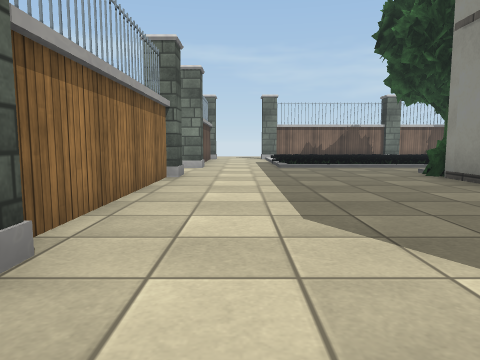
[1] (above)

24 first-person views from a walk through a scene from a Unity 3-D project. The camera is 0.72 m above the floor, tilts 6° down and sees 70° across. The floor is counted in squares, 1 m on a side. Each view is taken from the middle of a square. On the plan, view 1 faces up. The plan holds only what a view shows up to about 11 squares ahead; the rest is blank. The place goes on beyond the plan. Some surface patterns are stand-ins.

[2]
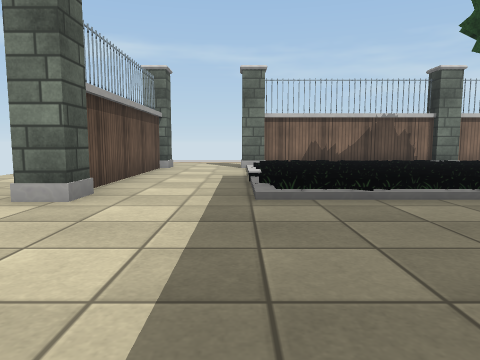

[3]
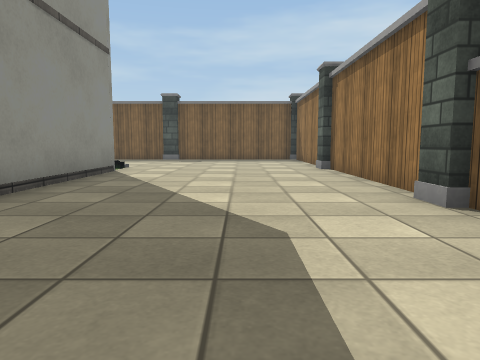

[4]
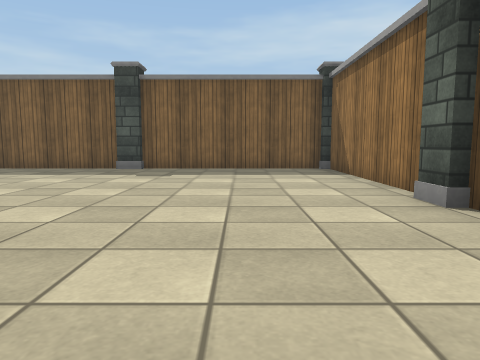

[5]
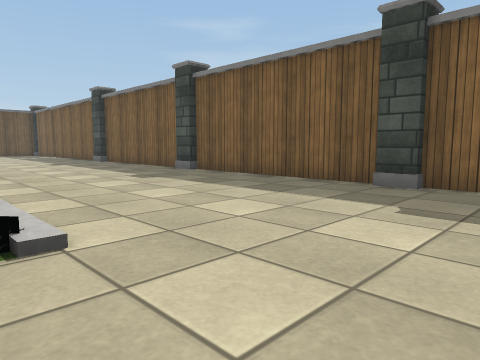

[6]
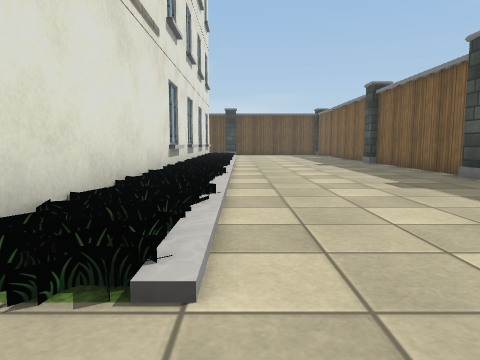

[7]
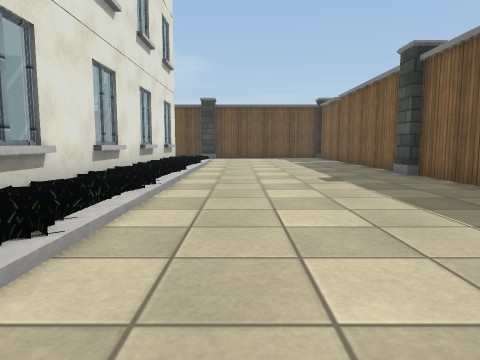

[8]
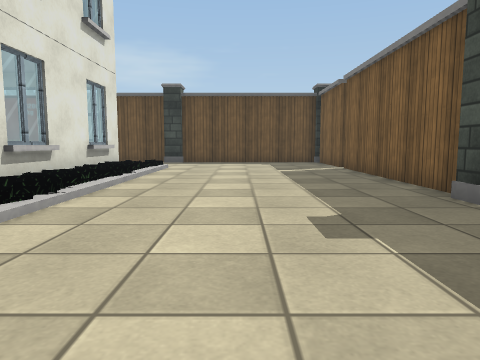

[9]
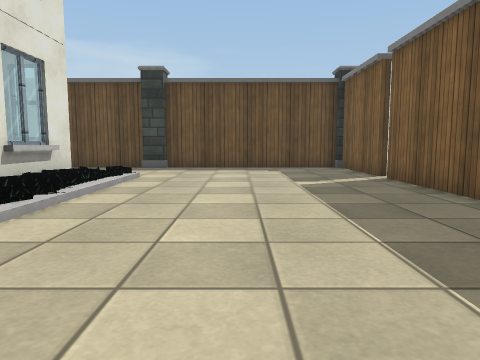

[10]
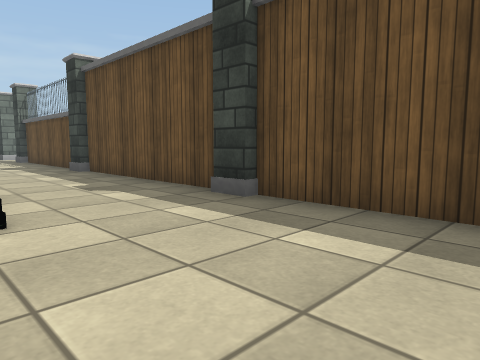

[11]
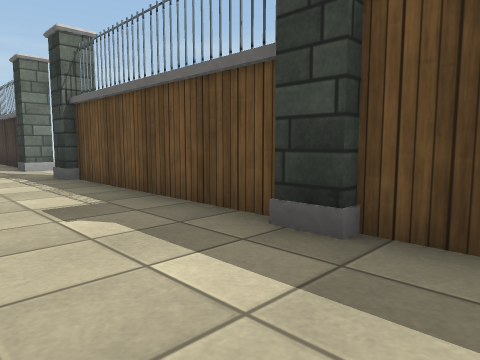

[12]
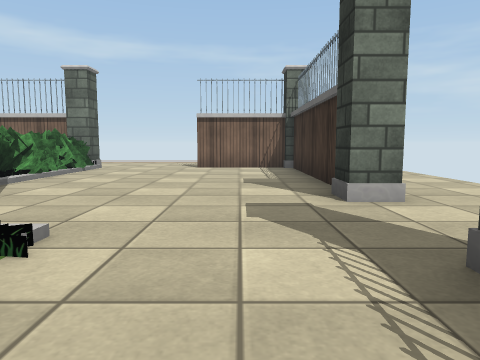

[13]
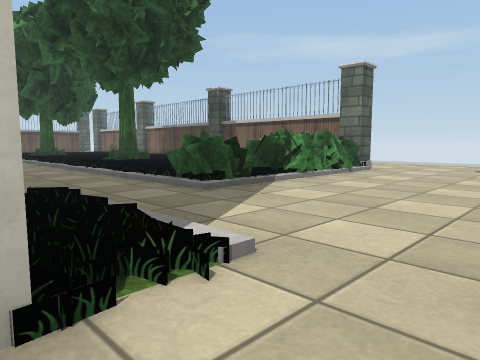

[14]
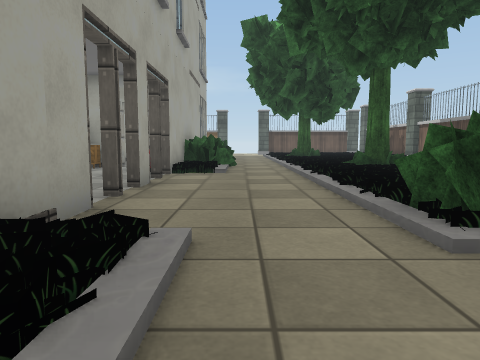

[15]
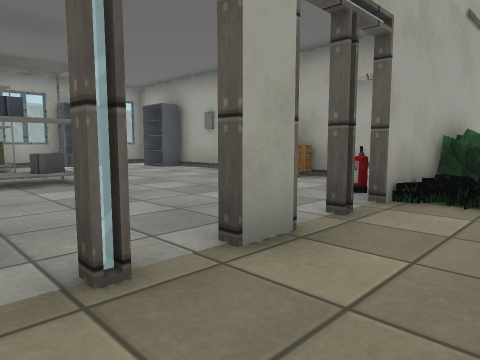

[16]
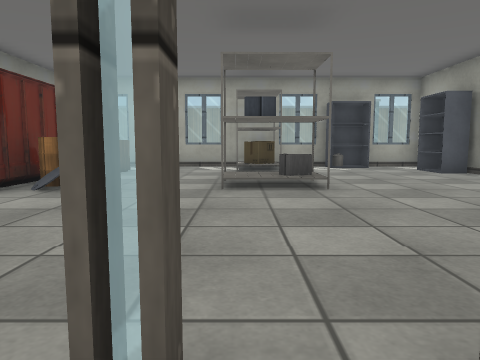

[17]
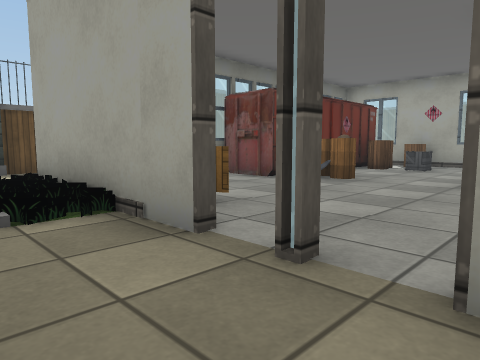

[18]
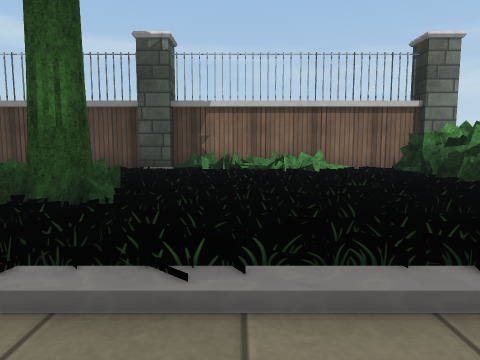

[19]
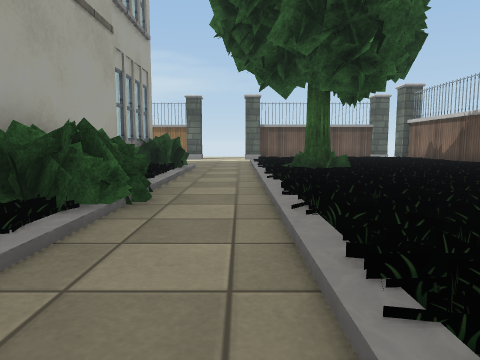

[20]
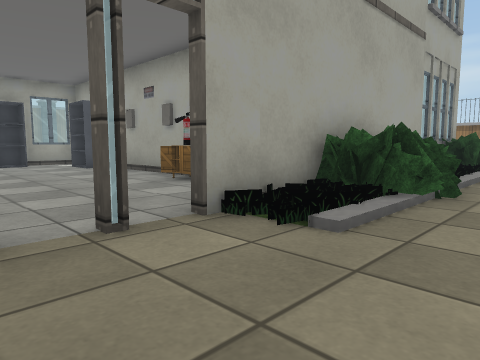

[21]
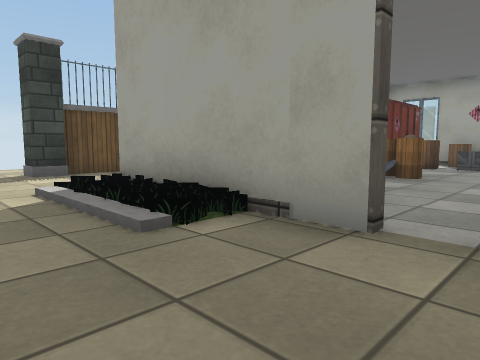

[22]
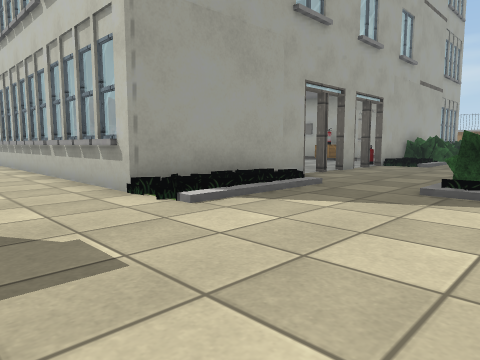

[23]
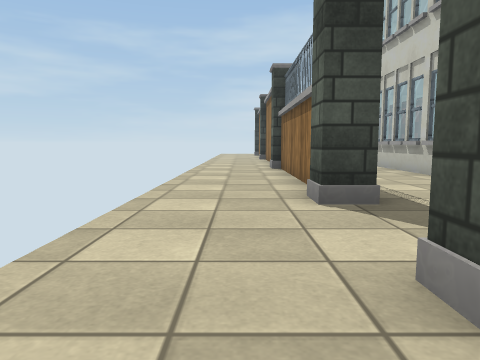

[24]
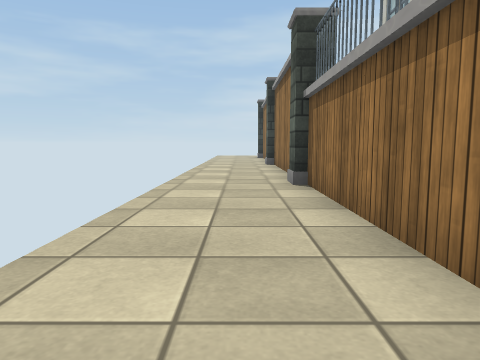

### Floor plan
Key: @ floor where view 1 was taken; # wall or solid block; x gap in a wall; . main floor; : floor 0.2 m higher than the main floor; / step, stairs or slope; T tree; P pillar; F fence; R rack; B bush; E fire extinguisher; A box; N tank; L barrel; C crate; O other object.
Columns run from 3 left of view 1 to 28 right of it. Each row starts with its distance up from view 1.
 17  PP.#PFFFF#PFFFF#B  FFP...FF#
 16  F..P     P     PBBBFFPB.....P
 15  F...                BBB.....F
 14   ...                BB......#
 13  F...           BB   BBB.....F..
 12 .F...     TO    T.    B......F..
 11 .PF..     T          BB......#..
 10  P...........................P..
  9   ...........BB.................
  8  #P....OBB   BBB................
  7  #.....#########Ex.#.x# ##...P..
  6  F.....#      # ......AA.#...F..
  5  #.....       #A.........#...#..
  4  F.....       #E.........#...F..
  3  F.....       # ...RR.. ##...F..
  2  #P....       #....N:.LLO#...#..
  1  #.....#      # ...R....O#...P..
  0  F.@...#      #R........O#...F..
 -1  #.....#      #R...OO.CL##...#..
 -2  F.....##     #RRR.OO..L##...F..
 -3  F......#########R#RR##L##...F..
 -4  #P......                 ...#
 -5  #......//////////////////...P
 -6  F...........................F
 -7  #...........................#
 -8  F...........................F
 -9  F...........................F
-10  #PF#FF##F#FF##F#FF##F#FFxxF##
-11        P     P     P         P

Where each view was taken, in squares from view 1:
view 1: 0 up, 0 right, facing up
view 2: 6 up, 1 right, facing up
view 3: 6 up, 1 right, facing down
view 4: 0 up, 1 right, facing down
view 5: 4 down, 2 right, facing down-right
view 6: 5 down, 3 right, facing right
view 7: 6 down, 8 right, facing right
view 8: 7 down, 12 right, facing right
view 9: 7 down, 15 right, facing right
view 10: 8 down, 22 right, facing up-right
view 11: 0 up, 23 right, facing up-right
view 12: 6 up, 24 right, facing up
view 13: 7 up, 24 right, facing up-left
view 14: 9 up, 22 right, facing left
view 15: 9 up, 18 right, facing down-left
view 16: 8 up, 17 right, facing down
view 17: 9 up, 16 right, facing down-right
view 18: 9 up, 15 right, facing up
view 19: 10 up, 15 right, facing left
view 20: 10 up, 16 right, facing down-left
view 21: 10 up, 17 right, facing down-right
view 22: 12 up, 25 right, facing down-left
view 23: 12 up, 27 right, facing down
view 24: 8 up, 27 right, facing down
